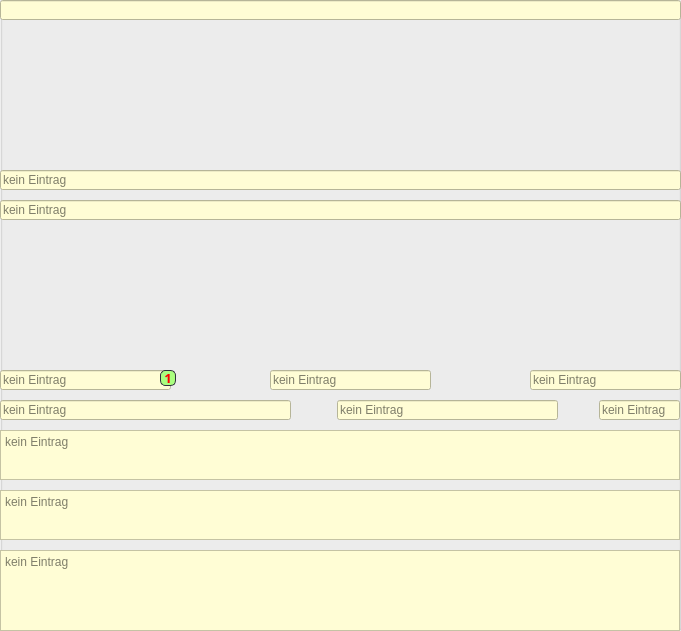
     <widget class="QGroupBox" name="grpBox_Daten">
      <property name="geometry">
       <rect>
        <x>129</x>
        <y>19</y>
        <width>681</width>
        <height>631</height>
       </rect>
      </property>
      <property name="title">
       <string/>
      </property>
      <widget class="QLineEdit" name="lnEdit_DBDauer">
       <property name="geometry">
        <rect>
         <x>599</x>
         <y>400</y>
         <width>81</width>
         <height>20</height>
        </rect>
       </property>
       <property name="contextMenuPolicy">
        <enum>Qt::CustomContextMenu</enum>
       </property>
       <property name="styleSheet">
        <string notr="true">QLineEdit,QTextEdit { 
background-color: #FFFDD5;}
QLineEdit:hover,QTextEdit:hover {
border: 2px solid rgb(49, 50, 62);}
QLineEdit:focus,QTextEdit:focus {
border: 2px inset rgb(85, 170, 255);}</string>
       </property>
       <property name="placeholderText">
        <string>kein Eintrag</string>
       </property>
      </widget>
      <widget class="QLineEdit" name="lnEdit_DBRelease">
       <property name="geometry">
        <rect>
         <x>530</x>
         <y>370</y>
         <width>151</width>
         <height>20</height>
        </rect>
       </property>
       <property name="contextMenuPolicy">
        <enum>Qt::CustomContextMenu</enum>
       </property>
       <property name="styleSheet">
        <string notr="true">QLineEdit,QTextEdit { 
background-color: #FFFDD5;}
QLineEdit:hover,QTextEdit:hover {
border: 2px solid rgb(49, 50, 62);}
QLineEdit:focus,QTextEdit:focus {
border: 2px inset rgb(85, 170, 255);}
QToolTip {min-width: 200px;}</string>
       </property>
       <property name="placeholderText">
        <string>kein Eintrag</string>
       </property>
      </widget>
      <widget class="QLineEdit" name="lnEdit_DBData18Link">
       <property name="geometry">
        <rect>
         <x>0</x>
         <y>170</y>
         <width>681</width>
         <height>20</height>
        </rect>
       </property>
       <property name="styleSheet">
        <string notr="true">QLineEdit,QTextEdit { 
background-color: #FFFDD5;}
QLineEdit:hover,QTextEdit:hover {
border: 2px solid rgb(49, 50, 62);}
QLineEdit:focus,QTextEdit:focus {
border: 2px inset rgb(85, 170, 255);}</string>
       </property>
       <property name="readOnly">
        <bool>false</bool>
       </property>
       <property name="placeholderText">
        <string>kein Eintrag</string>
       </property>
      </widget>
      <widget class="QLineEdit" name="lnEdit_DBProDate">
       <property name="geometry">
        <rect>
         <x>270</x>
         <y>370</y>
         <width>161</width>
         <height>20</height>
        </rect>
       </property>
       <property name="contextMenuPolicy">
        <enum>Qt::CustomContextMenu</enum>
       </property>
       <property name="styleSheet">
        <string notr="true">QLineEdit,QTextEdit { 
background-color: #FFFDD5;}
QLineEdit:hover,QTextEdit:hover {
border: 2px solid rgb(49, 50, 62);}
QLineEdit:focus,QTextEdit:focus {
border: 2px inset rgb(85, 170, 255);}</string>
       </property>
       <property name="placeholderText">
        <string>kein Eintrag</string>
       </property>
      </widget>
      <widget class="QTextEdit" name="txtEdit_DBSynopsis">
       <property name="geometry">
        <rect>
         <x>0</x>
         <y>550</y>
         <width>680</width>
         <height>81</height>
        </rect>
       </property>
       <property name="contextMenuPolicy">
        <enum>Qt::CustomContextMenu</enum>
       </property>
       <property name="styleSheet">
        <string notr="true">QLineEdit,QTextEdit { 
background-color: #FFFDD5;}
QLineEdit:hover,QTextEdit:hover {
border: 2px solid rgb(49, 50, 62);}
QLineEdit:focus,QTextEdit:focus {
border: 2px inset rgb(85, 170, 255);}
QToolTip {min-width: 350px;}</string>
       </property>
       <property name="acceptRichText">
        <bool>false</bool>
       </property>
       <property name="placeholderText">
        <string>kein Eintrag</string>
       </property>
      </widget>
      <widget class="QLineEdit" name="lnEdit_DBSerie">
       <property name="geometry">
        <rect>
         <x>337</x>
         <y>400</y>
         <width>221</width>
         <height>20</height>
        </rect>
       </property>
       <property name="contextMenuPolicy">
        <enum>Qt::CustomContextMenu</enum>
       </property>
       <property name="styleSheet">
        <string notr="true">QLineEdit,QTextEdit { 
background-color: #FFFDD5;}
QLineEdit:hover,QTextEdit:hover {
border: 2px solid rgb(49, 50, 62);}
QLineEdit:focus,QTextEdit:focus {
border: 2px inset rgb(85, 170, 255);}</string>
       </property>
       <property name="placeholderText">
        <string>kein Eintrag</string>
       </property>
      </widget>
      <widget class="QLineEdit" name="lnEdit_DBRegie">
       <property name="geometry">
        <rect>
         <x>0</x>
         <y>400</y>
         <width>291</width>
         <height>20</height>
        </rect>
       </property>
       <property name="contextMenuPolicy">
        <enum>Qt::CustomContextMenu</enum>
       </property>
       <property name="styleSheet">
        <string notr="true">QLineEdit,QTextEdit { 
background-color: #FFFDD5;}
QLineEdit:hover,QTextEdit:hover {
border: 2px solid rgb(49, 50, 62);}
QLineEdit:focus,QTextEdit:focus {
border: 2px inset rgb(85, 170, 255);}
QLineEdit::placeholderText { 
color: rgb(213, 213, 213);}




</string>
       </property>
       <property name="placeholderText">
        <string>kein Eintrag</string>
       </property>
      </widget>
      <widget class="QLineEdit" name="lnEdit_DBSceneCode">
       <property name="geometry">
        <rect>
         <x>0</x>
         <y>370</y>
         <width>171</width>
         <height>20</height>
        </rect>
       </property>
       <property name="contextMenuPolicy">
        <enum>Qt::CustomContextMenu</enum>
       </property>
       <property name="styleSheet">
        <string notr="true">QLineEdit,QTextEdit { 
background-color: #FFFDD5;}
QLineEdit:hover,QTextEdit:hover {
border: 2px solid rgb(49, 50, 62);}
QLineEdit:focus,QTextEdit:focus {
border: 2px inset rgb(85, 170, 255);}
QLineEdit::placeholderText { 
color: rgb(213, 213, 213);}




</string>
       </property>
       <property name="text">
        <string/>
       </property>
       <property name="placeholderText">
        <string notr="true">kein Eintrag</string>
       </property>
      </widget>
      <widget class="QTextEdit" name="txtEdit_DBTags">
       <property name="geometry">
        <rect>
         <x>0</x>
         <y>490</y>
         <width>680</width>
         <height>50</height>
        </rect>
       </property>
       <property name="contextMenuPolicy">
        <enum>Qt::CustomContextMenu</enum>
       </property>
       <property name="styleSheet">
        <string notr="true">QLineEdit,QTextEdit { 
background-color: #FFFDD5;}
QLineEdit:hover,QTextEdit:hover {
border: 2px solid rgb(49, 50, 62);}
QLineEdit:focus,QTextEdit:focus {
border: 2px inset rgb(85, 170, 255);}
QToolTip {min-width: 350px;}</string>
       </property>
       <property name="acceptRichText">
        <bool>false</bool>
       </property>
       <property name="placeholderText">
        <string>kein Eintrag</string>
       </property>
      </widget>
      <widget class="QLineEdit" name="lnEdit_DBIAFDLink">
       <property name="geometry">
        <rect>
         <x>0</x>
         <y>200</y>
         <width>681</width>
         <height>20</height>
        </rect>
       </property>
       <property name="styleSheet">
        <string notr="true">QLineEdit,QTextEdit { 
background-color: #FFFDD5;}
QLineEdit:hover,QTextEdit:hover {
border: 2px solid rgb(49, 50, 62);}
QLineEdit:focus,QTextEdit:focus {
border: 2px inset rgb(85, 170, 255);}
QLineEdit::placeholderText { 
color: rgb(213, 213, 213);}




</string>
       </property>
       <property name="placeholderText">
        <string>kein Eintrag</string>
       </property>
      </widget>
      <widget class="QLineEdit" name="lnEdit_DBTitel">
       <property name="geometry">
        <rect>
         <x>0</x>
         <y>0</y>
         <width>681</width>
         <height>20</height>
        </rect>
       </property>
       <property name="styleSheet">
        <string notr="true">QLineEdit,QTextEdit { 
background-color: #FFFDD5;}
QLineEdit:hover,QTextEdit:hover {
border: 2px solid rgb(49, 50, 62);}
QLineEdit:focus,QTextEdit:focus {
border: 2px inset rgb(85, 170, 255);}</string>
       </property>
      </widget>
      <widget class="QTextEdit" name="txtEdit_DBMovies">
       <property name="geometry">
        <rect>
         <x>0</x>
         <y>430</y>
         <width>680</width>
         <height>50</height>
        </rect>
       </property>
       <property name="contextMenuPolicy">
        <enum>Qt::CustomContextMenu</enum>
       </property>
       <property name="styleSheet">
        <string notr="true">QLineEdit,QTextEdit { 
background-color: #FFFDD5;}
QLineEdit:hover,QTextEdit:hover {
border: 2px solid rgb(49, 50, 62);}
QLineEdit:focus,QTextEdit:focus {
border: 2px inset rgb(85, 170, 255);}
QToolTip {min-width: 350px;}</string>
       </property>
       <property name="acceptRichText">
        <bool>false</bool>
       </property>
       <property name="placeholderText">
        <string>kein Eintrag</string>
       </property>
      </widget>
      <widget class="QPushButton" name="Btn_Anzahl_DBSceneCode">
       <property name="geometry">
        <rect>
         <x>160</x>
         <y>370</y>
         <width>16</width>
         <height>16</height>
        </rect>
       </property>
       <property name="font">
        <font>
         <family>Arial Black</family>
         <pointsize>10</pointsize>
         <weight>75</weight>
         <bold>true</bold>
        </font>
       </property>
       <property name="toolTip">
        <string>mehrere Eintrage bei SceneCode zur Auswahl</string>
       </property>
       <property name="whatsThis">
        <string>SceneCode</string>
       </property>
       <property name="styleSheet">
        <string notr="true">QPushButton { 
	border-radius: 5px;
	border: 1px solid rgb(49, 50, 62);
	background-color: rgb(170, 255, 127);
	color: rgb(255, 0, 0);
}
QPushButton:hover{
	background-color: rgb(255, 0, 0);
	color: rgb(170, 255, 127)
}  </string>
       </property>
       <property name="text">
        <string>1</string>
       </property>
       <property name="Visible" stdset="0">
        <bool>true</bool>
       </property>
      </widget>
      <zorder>lnEdit_DBSceneCode</zorder>
      <zorder>lnEdit_DBDauer</zorder>
      <zorder>lnEdit_DBRelease</zorder>
      <zorder>lnEdit_DBData18Link</zorder>
      <zorder>lnEdit_DBProDate</zorder>
      <zorder>txtEdit_DBSynopsis</zorder>
      <zorder>lnEdit_DBSerie</zorder>
      <zorder>lnEdit_DBRegie</zorder>
      <zorder>txtEdit_DBTags</zorder>
      <zorder>lnEdit_DBIAFDLink</zorder>
      <zorder>lnEdit_DBTitel</zorder>
      <zorder>txtEdit_DBMovies</zorder>
      <zorder>Btn_Anzahl_DBSceneCode</zorder>
     </widget>
